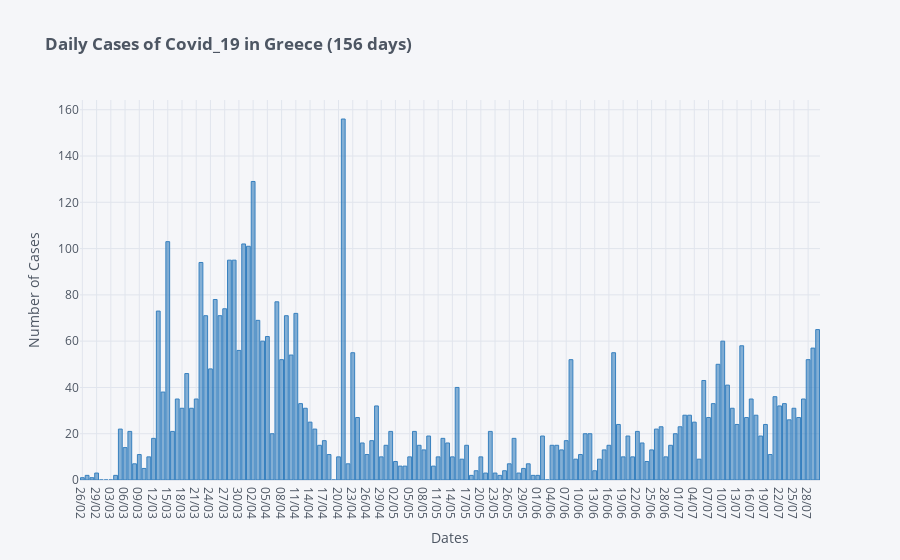

The notebook cell this image was saved under:
### Markdown cell above
## Daily Cases

### Code cell
df['Daily Cases'].iplot(kind='bar', color='blue',
                        xTitle='Dates', yTitle='Number of Cases',
                        title='<b>Daily Cases of Covid_19 in Greece ('+str(len(df['Total Cases']))+' days)</b>')

### Figure 1 — Plotly figure (JSON) as saved in the notebook; plotly's stock layout.template omitted (floating-point values rounded to 4 significant figures; data arrays with more than 128 entries replaced by an {"elided": "..."} marker saying what was removed)
{"data": [{"marker": {"color": "rgba(55, 128, 191, 0.6)", "line": {"color": "rgba(55, 128, 191, 1.0)", "width": 1}}, "name": "Daily Cases", "orientation": "v", "text": "", "type": "bar", "x": {"elided": "156 str values"}, "y": {"elided": "156 int values"}}], "layout": {"legend": {"bgcolor": "#F5F6F9", "font": {"color": "#4D5663"}}, "paper_bgcolor": "#F5F6F9", "plot_bgcolor": "#F5F6F9", "title": {"font": {"color": "#4D5663"}, "text": "<b>Daily Cases of Covid_19 in Greece (156 days)</b>"}, "xaxis": {"gridcolor": "#E1E5ED", "showgrid": true, "tickfont": {"color": "#4D5663"}, "title": {"font": {"color": "#4D5663"}, "text": "Dates"}, "zerolinecolor": "#E1E5ED"}, "yaxis": {"gridcolor": "#E1E5ED", "showgrid": true, "tickfont": {"color": "#4D5663"}, "title": {"font": {"color": "#4D5663"}, "text": "Number of Cases"}, "zerolinecolor": "#E1E5ED"}}}
